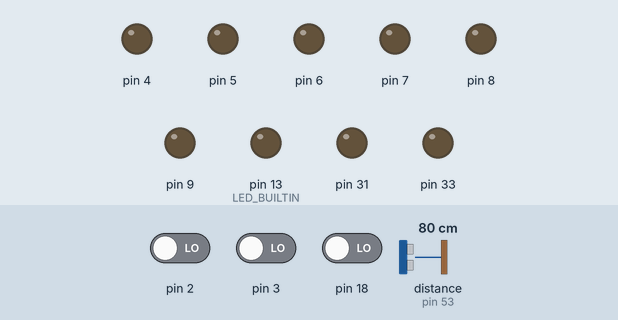
A sketch run on a simulated Arduino Mega 2560, built with avr-gcc and run on an emulated ATmega2560. Parts: output pins drawn as LEDs (lit = HIGH). The test bench sets the inputs (shaded band); at power-on: pin 2 LOW, pin 3 LOW, pin 18 LOW, distance to the obstacle (sensor on pin 53) 80 cm. What the sketch prints to the serial monitor is not drawn.

Above: at 0.1 s.
At 20.3 s:
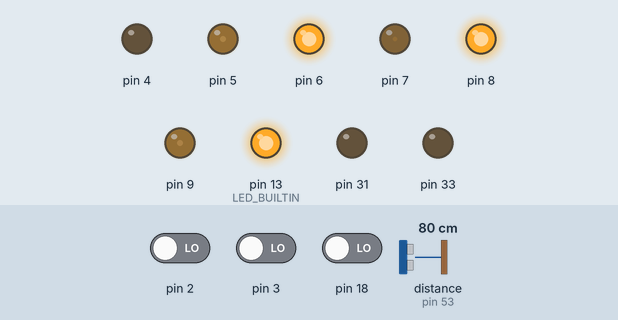
At 22.55 s:
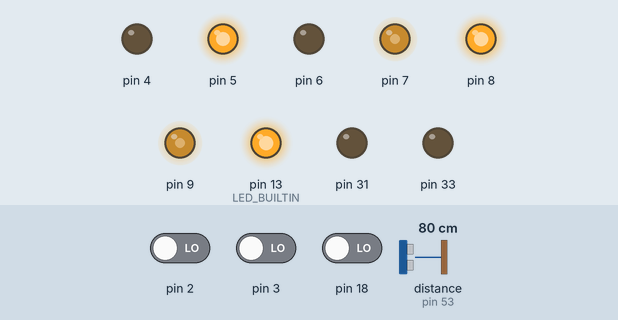
At 24.81 s:
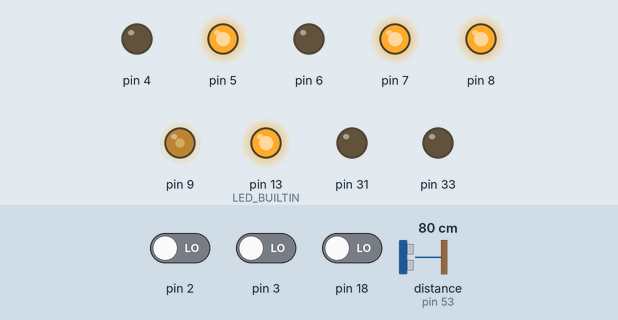
At 29.94 s:
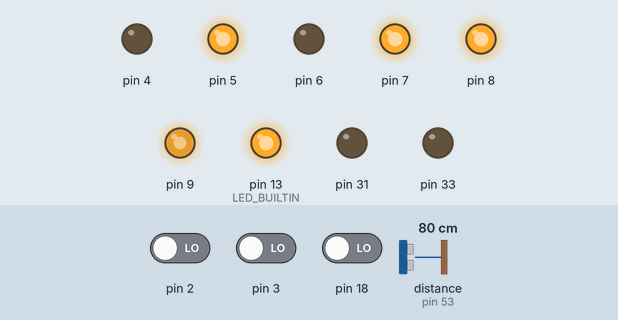
At 39.79 s:
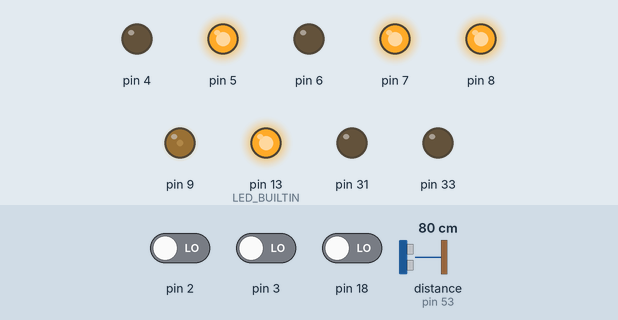
Timing chart, 0 to 40.0 s (numbered marks = the images above):
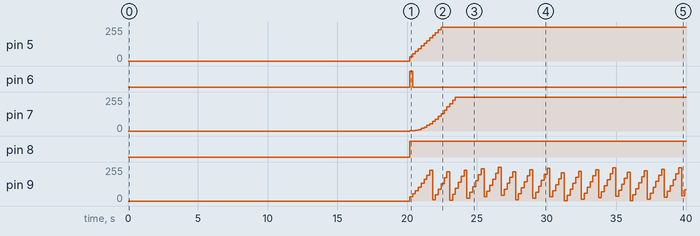

Measured:
- by itself, pin 5: moves from 0/255 to 255/255 over 2.5 s
- by itself, pin 6: LOW → HIGH at 20.2 s, → LOW 0.20 s later
- by itself, pin 7: moves from 0/255 to 255/255 over 3.3 s
- by itself, pin 8: LOW → HIGH at 20.2 s
- by itself, pin 9: 0/255 → 32/255 at 20.2 s, → 54/255 0.20 s later, → 78/255 0.20 s later, → 105/255 0.20 s later, … (97 changes in this stretch)

The sketch:

WallFollow.ino
```cpp
// Program to make the robot maintain a specific distance from the wall

#include <Adafruit_MPU6050.h>
#include <Adafruit_Sensor.h>
#include <Wire.h>
#include "Ultrasonic.h"
#define LF 0x0A

float z = 0;

// Ultrasonic sensor connected to pin 53
Ultrasonic ultrasonic(53);

// Distance to be maintained from the wall in cm
int Tar_Dis = 50;

// A permissible error of  +/- 2cm
int const_error = 2;

// PID controller for wall follow
int dist_read;
float errorD = 0, integral = 0, derivative = 0, output = 0, previousErrorD = 0;
float KpD = 0.7, KiD = 0.69, KdD = 0.5;

// PID controller for angle correction
float errorw = 0, integralw = 0, derivativew = 0, outputw = 0, previousErrorw = 0;
float Kpw = 0.8, Kiw = 0.4, Kdw = 0.2;

char msg_str[100];
char str_buff[7];
int idx;

// Conversion matrix for holonomic drive
float mat[3][3] = {{0, -1.3334, 0.8}, {1.1547, 0.6667, 0.8}, {-1.1547, 0.6667, 0.8}};

// A class defining alll features of a motor
class Motor
{
public:
  int PWM;
  int DIR;
  int ENCA;
  int ENCB;
  int count;
  float e = 0;
  float pwr = 0;
  short int dir = 0;
  float rpm_tar;
  long int t_prev, t_curr;
  float e_int = 0;
  float rpm = 0.00;
  float kp = 0;
  float ki = 0;

  Motor() {}
  Motor(int pwm, int dir)
  {
    PWM = pwm;
    DIR = dir;
    count = 0;
    pinMode(PWM, OUTPUT);
    pinMode(DIR, OUTPUT);
    analogWrite(PWM, LOW);
    digitalWrite(DIR, LOW);
  }
  Motor(int pwm, int dir, int enca, int encb, float kp_value, float ki_value)
  {
    PWM = pwm;
    DIR = dir;
    ENCA = enca;
    ENCB = encb;
    kp = kp_value;
    ki = ki_value;
    count = 0;
    pinMode(ENCA, INPUT);
    pinMode(ENCB, INPUT);
    pinMode(PWM, OUTPUT);
    pinMode(DIR, OUTPUT);
    analogWrite(PWM, (int)fabs(pwr));
    digitalWrite(DIR, dir);
    t_prev = millis();
  }
};

Motor motors[3];
Motor lift;

// Interrup handlers to update the count of the motor encoders
void update_count_0()
{
  if (digitalRead(motors[0].ENCB) != 1)
  {
    motors[0].count++;
  }
  else
  {
    motors[0].count--;
  }
}

void update_count_1()
{
  if (digitalRead(motors[1].ENCB) != 1)
  {
    motors[1].count++;
  }
  else
  {
    motors[1].count--;
  }
}

void update_count_2()
{
  if (digitalRead(motors[2].ENCB) != 1)
  {
    motors[2].count++;
  }
  else
  {
    motors[2].count--;
  }
}

float vel[3] = {0, 0, 0};
float glb_vel[3] = {0, 0, 0};

float lift_sts = 0;

void setup()
{
  delay(20000);
  Serial.begin(115200);
  Serial2.begin(115200);
  pinMode(LED_BUILTIN, OUTPUT);

  // Creating 3 motor objects with the following pin and kp, ki values
  motors[0] = Motor(5, 4, 2, 10, 0.5, 1.5);
  motors[1] = Motor(7, 6, 3, 11, 0.5, 1.5);
  motors[2] = Motor(9, 8, 18, 12, 0.5, 1.5);

  lift = Motor(33, 31);

  // Using interrupts for encoders
  attachInterrupt(digitalPinToInterrupt(motors[0].ENCA), update_count_0, RISING);
  attachInterrupt(digitalPinToInterrupt(motors[1].ENCA), update_count_1, RISING);
  attachInterrupt(digitalPinToInterrupt(motors[2].ENCA), update_count_2, RISING);

  digitalWrite(LED_BUILTIN, 1);
}

// Function for wall following algorithm
float pid_distance(int distance)
{
  if (distance - Tar_Dis > 2 || distance - Tar_Dis < -2)
  {
    errorD = Tar_Dis - distance;
    integral = integral + errorD * 0.01;
    derivative = (errorD - previousErrorD);
    output = KpD * errorD + KiD * integral + KdD * derivative;
    previousErrorD = errorD;
  }
  else
  {
    errorD = 0;
    integral = 0;
    derivative = 0;
    output = 0;
  }
  if (output > 100)
  {
    output = 100;
  }
  if (output < -100)
  {
    output = -100;
  }
  return output;
}

// Function for angle correction
float pid_angle(int angle)
{
  if (z > 3 || z < -3)
  {
    errorw = -angle;
    integralw = integralw + errorw * 0.01;
    derivativew = (errorw - previousErrorw);
    outputw = Kpw * errorw + Kiw * integralw + Kdw * derivativew;
    previousErrorw = errorw;
  }
  else
  {
    errorw = 0;
    integralw = 0;
    derivativew = 0;
    outputw = 0;
  }
  return outputw;
}

void loop()
{
  while (Serial2.available())
  {
    // Read command from wifi via ESP07
    msg_str[idx] = Serial2.read();
    if (msg_str[idx] == LF)
    {
      msg_str[idx - 1] = 0;
      idx = 0;
      break;
    }
    idx++;
  }
  int i = 4;
  int j = 0;
  int var = 1;
  if (msg_str[0] == 'v' && msg_str[1] == 'a' && msg_str[2] == 'l')
  {
    while (var <= 5)
    {
      if (msg_str[i] == ' ' || msg_str[i] == 0)
      {
        str_buff[j] = 0;
        switch (var)
        {
        case 1:
          glb_vel[0] = atof(str_buff);
          break;
        case 2:
          glb_vel[1] = atof(str_buff);
          break;
        case 3:
          glb_vel[2] = -1 * atof(str_buff);
          break;
        case 4:
          lift_sts = atof(str_buff);
          break;
        case 5:
          z = atof(str_buff);
          break;
        }
        var++;
        j = -1;
      }
      else
      {
        str_buff[j] = msg_str[i];
      }
      i++;
      j++;
    }
  }

  // For testing purposes, add a constant linear velocity
  glb_vel[1] = -50;
  dist_read = ultrasonic.MeasureInCentimeters();

  // Update the speed of robot according to distance from the wall
  glb_vel[0] = -1 * pid_distance(dist_read);

  // Convert RPM values to motor RPM
  multiply();

  Serial.print(motors[0].rpm_tar);
  Serial.print(" ");
  Serial.print(motors[1].rpm_tar);
  Serial.print(" ");
  Serial.print(motors[2].rpm_tar);
  Serial.print(" ");
  Serial.print(z);
  Serial.print(" ");

  // Write pwm and dir values to motor driver
  move_motor(&motors[0]);
  move_motor(&motors[1]);
  move_motor(&motors[2]);
  Serial.print(dist_read);
  Serial.println();
}

void multiply()
{
  float angle = 0;
  vel[0] = glb_vel[0] * cos(angle) - glb_vel[1] * sin(angle);
  vel[1] = glb_vel[0] * sin(angle) + glb_vel[1] * cos(angle);
  vel[2] = pid_angle(z);
  motors[0].rpm_tar = (mat[0][0] * vel[0] + mat[0][1] * vel[1] + mat[0][2] * vel[2]);
  motors[1].rpm_tar = (mat[1][0] * vel[0] + mat[1][1] * vel[1] + mat[1][2] * vel[2]);
  motors[2].rpm_tar = (mat[2][0] * vel[0] + mat[2][1] * vel[1] + mat[2][2] * vel[2]);
}

// Function to run the motors
void move_motor(Motor *m)
{
  m->t_curr = millis();
  if (m->t_curr - m->t_prev >= 200)
  {
    m->rpm = m->count * 3;
    m->e_int = m->e_int + (m->e * 0.2);
    m->e = m->rpm_tar - m->rpm;

    m->pwr = m->kp * m->e + m->ki * m->e_int;
    if (m->rpm_tar == 0)
    {
      m->pwr = 0;
      m->e = 0;
      m->e_int = 0;
    }
    m->count = 0;
    m->t_prev = millis();
  }
  if (m->pwr >= 0)
  {
    m->dir = 0;
  }
  else
  {
    m->dir = 1;
  }
  digitalWrite(m->DIR, m->dir);
  analogWrite(m->PWM, (int)fabs(m->pwr));
}
```
